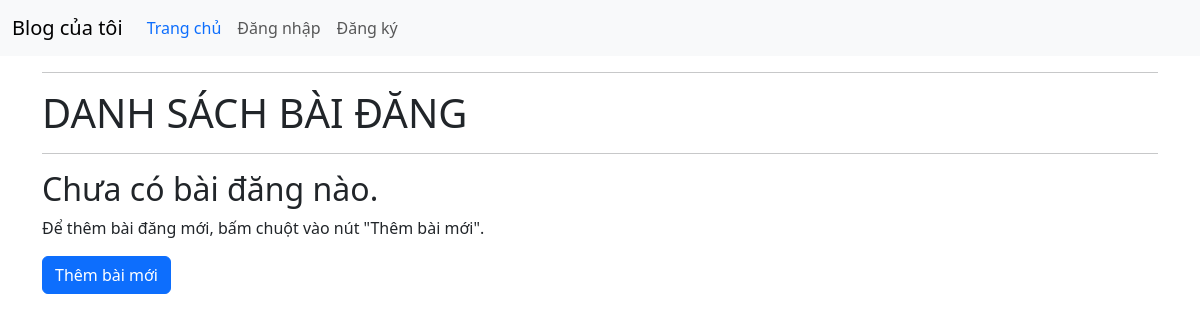
Page /blog/ on the earlier database version.
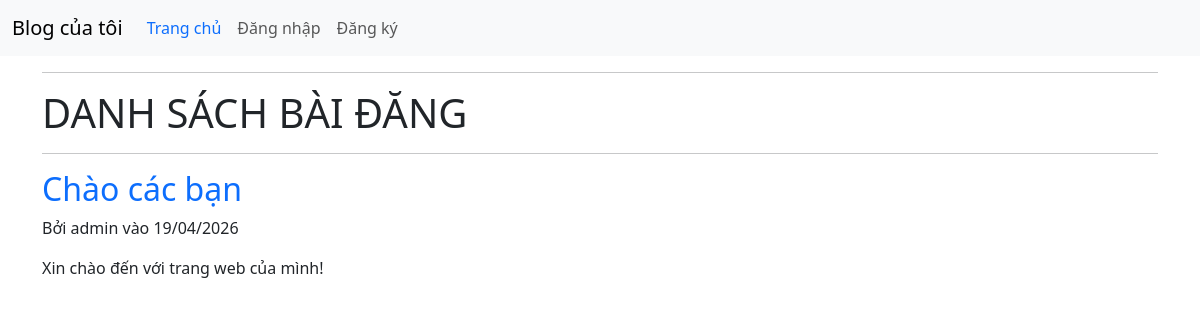
Same page on the later database version.
### blog/models.py (models this page shows, shortened)
class Post(models.Model):
    title = models.CharField(max_length=200)
    content = models.TextField()
    created_at = models.DateTimeField(auto_now_add=True)
    updated_at = models.DateTimeField(auto_now=True)
    author = models.ForeignKey(User, on_delete=models.CASCADE, default=1)

### blog/views.py (the view)
# urls.py: path("",PostListView.as_view(),name="post_list"),
class PostListView(ListView):
    model = Post
    template_name = "post_list.html"
    context_object_name = "posts"
    ordering = ["-created_at"]

### blog/templates/post_list.html (shortened to what this page needs)
<!DOCTYPE html>
<html lang="vi">
<head>
</head>
{% extends "base.html" %}
{% block content %}
    <hr>
    <h1 class="text-uppercase">Danh sách bài đăng</h1>
    <hr>
    {% for post in posts %}
    <article>
        <h2><a href="{% url 'post-detail' post.pk %}" class="text-primary text-decoration-none">{{ post.title }}</a></h2>
        <p>Bởi {{ post.author.username }} vào {{ post.created_at|date:"d/m/Y" }}</p>
        <p>{{ post.content|truncatewords:30 }}</p>
    </article>
    {% empty %}
        <h2>Chưa có bài đăng nào.</h2>
        <p>Để thêm bài đăng mới, bấm chuột vào nút "Thêm bài mới".</p>
        <a href="{% url 'post-create' %}" title="Thêm bài mới" class="btn btn-primary">Thêm bài mới</a>
    {% endfor %}
{% endblock %}

### blog/templates/base.html (shortened to what this page needs)
<!DOCTYPE html>
<html lang="vi">
  <head>
    <link href="https://cdn.jsdelivr.net/npm/bootstrap@5.3.8/dist/css/bootstrap.min.css" rel="stylesheet">
  </head>
  <body>
    <nav class="navbar navbar-expand-lg bg-body-tertiary">
    <div class="container-fluid">
      <a class="navbar-brand" href="/blog/" title="Blog của tôi">Blog của tôi</a>
      <div class="collapse navbar-collapse" id="navbarSupportedContent">
      <ul class="navbar-nav me-auto mb-2 mb-lg-0">
        <li class="nav-item">
          <a class="nav-link text-primary" href="/blog/" title="Trang chủ">Trang chủ</a>
        </li>
        {% if not user.is_authenticated %}
          <li class="nav-item">
            <a class="nav-link" href="{% url 'login' %}" title="Đăng nhập">Đăng nhập</a>
          </li>
          <li class="nav-item">
            <a class="nav-link" href="/register" title="Đăng ký">Đăng ký</a>
          </li>
        {% endif %}
      </ul>
      </div>
    </div>
    </nav>
    <main class="container">
        {% block content %}{% endblock %}
    </main>
  </body>
</html>

Differences in the rows shown:
added Post: title "Chào các bạn", author.username "admin", created_at "19/04/2026", content "Xin chào đến với trang web của mình!"
Other differences:
text no longer shown: "Chưa có bài đăng nào. Để thêm bài đăng mới, bấm chuột vào nút \"Thêm bài mới\". Thêm bài mới"
